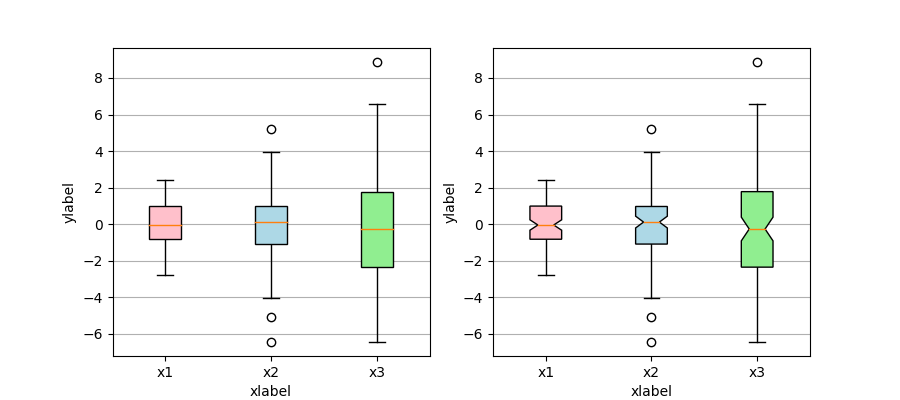

Source code (Python):
'''
=================================
Box plots with custom fill colors
=================================

This plot illustrates how to create two types of box plots
(rectangular and notched), and how to fill them with custom
colors by accessing the properties of the artists of the
box plots. Additionally, the ``labels`` parameter is used to
provide x-tick labels for each sample.

A good general reference on boxplots and their history can be found
here: http://vita.had.co.nz/papers/boxplots.pdf
'''

import matplotlib.pyplot as plt
import numpy as np

# Random test data
np.random.seed(123)
all_data = [np.random.normal(0, std, 100) for std in range(1, 4)]

fig, axes = plt.subplots(nrows=1, ncols=2, figsize=(9, 4))

# rectangular box plot
bplot1 = axes[0].boxplot(all_data,
                         vert=True,   # vertical box aligmnent
                         patch_artist=True)   # fill with color

# notch shape box plot
bplot2 = axes[1].boxplot(all_data,
                         notch=True,  # notch shape
                         vert=True,   # vertical box aligmnent
                         patch_artist=True)   # fill with color

# fill with colors
colors = ['pink', 'lightblue', 'lightgreen']
for bplot in (bplot1, bplot2):
    for patch, color in zip(bplot['boxes'], colors):
        patch.set_facecolor(color)

# adding horizontal grid lines
for ax in axes:
    ax.yaxis.grid(True)
    ax.set_xticks([y+1 for y in range(len(all_data))], )
    ax.set_xlabel('xlabel')
    ax.set_ylabel('ylabel')

# add x-tick labels
plt.setp(axes, xticks=[y+1 for y in range(len(all_data))],
         xticklabels=['x1', 'x2', 'x3', 'x4'])

plt.savefig('boxplot_color_demo.png')

plt.show()


# source : https://matplotlib.org/examples/statistics/boxplot_color_demo.html